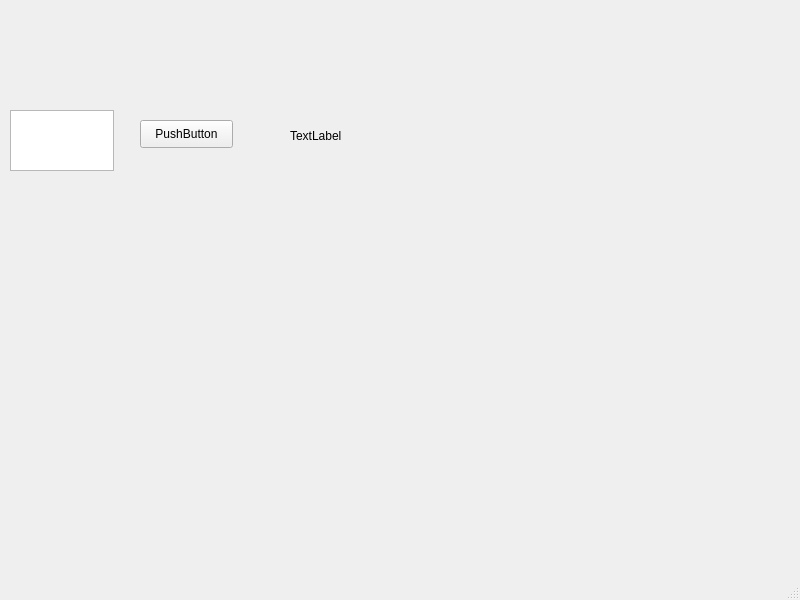
<?xml version="1.0" encoding="UTF-8"?>
<ui version="4.0">
 <class>MainWindow</class>
 <widget class="QMainWindow" name="MainWindow">
  <property name="geometry">
   <rect>
    <x>0</x>
    <y>0</y>
    <width>800</width>
    <height>600</height>
   </rect>
  </property>
  <property name="windowTitle">
   <string>MainWindow</string>
  </property>
  <widget class="QWidget" name="centralwidget">
   <widget class="QLabel" name="yazi_alani">
    <property name="geometry">
     <rect>
      <x>290</x>
      <y>110</y>
      <width>91</width>
      <height>51</height>
     </rect>
    </property>
    <property name="text">
     <string>TextLabel</string>
    </property>
   </widget>
   <widget class="QPlainTextEdit" name="yazma_alani">
    <property name="geometry">
     <rect>
      <x>10</x>
      <y>110</y>
      <width>104</width>
      <height>61</height>
     </rect>
    </property>
   </widget>
   <widget class="QPushButton" name="button">
    <property name="geometry">
     <rect>
      <x>140</x>
      <y>120</y>
      <width>93</width>
      <height>28</height>
     </rect>
    </property>
    <property name="text">
     <string>PushButton</string>
    </property>
   </widget>
  </widget>
  <widget class="QMenuBar" name="menubar">
   <property name="geometry">
    <rect>
     <x>0</x>
     <y>0</y>
     <width>800</width>
     <height>26</height>
    </rect>
   </property>
  </widget>
  <widget class="QStatusBar" name="statusbar"/>
 </widget>
 <resources/>
 <connections/>
</ui>
